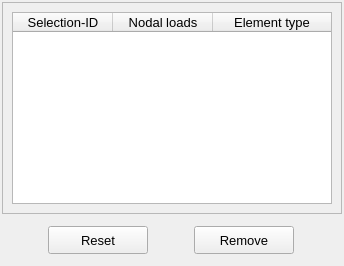
           <widget class="QWidget" name="tab_list">
            <attribute name="title">
             <string>List</string>
            </attribute>
            <layout class="QGridLayout" name="gridLayout_9">
             <property name="leftMargin">
              <number>2</number>
             </property>
             <property name="topMargin">
              <number>2</number>
             </property>
             <property name="rightMargin">
              <number>2</number>
             </property>
             <property name="bottomMargin">
              <number>2</number>
             </property>
             <property name="spacing">
              <number>2</number>
             </property>
             <item row="0" column="0">
              <widget class="QFrame" name="frame_5">
               <property name="frameShape">
                <enum>QFrame::Shape::StyledPanel</enum>
               </property>
               <property name="frameShadow">
                <enum>QFrame::Shadow::Raised</enum>
               </property>
               <layout class="QGridLayout" name="gridLayout_2">
                <item row="0" column="0">
                 <widget class="QTreeWidget" name="treeWidget_nodal_loads">
                  <property name="minimumSize">
                   <size>
                    <width>320</width>
                    <height>170</height>
                   </size>
                  </property>
                  <property name="maximumSize">
                   <size>
                    <width>380</width>
                    <height>200</height>
                   </size>
                  </property>
                  <property name="font">
                   <font>
                    <family>MS Shell Dlg 2</family>
                    <pointsize>10</pointsize>
                    <italic>false</italic>
                    <bold>false</bold>
                   </font>
                  </property>
                  <property name="toolTip">
                   <string>Select a node to remove the attributed boundary condition.</string>
                  </property>
                  <property name="indentation">
                   <number>1</number>
                  </property>
                  <property name="headerHidden">
                   <bool>false</bool>
                  </property>
                  <attribute name="headerHighlightSections">
                   <bool>false</bool>
                  </attribute>
                  <attribute name="headerShowSortIndicator" stdset="0">
                   <bool>false</bool>
                  </attribute>
                  <attribute name="headerStretchLastSection">
                   <bool>true</bool>
                  </attribute>
                  <column>
                   <property name="text">
                    <string>Selection-ID</string>
                   </property>
                   <property name="textAlignment">
                    <set>AlignCenter</set>
                   </property>
                  </column>
                  <column>
                   <property name="text">
                    <string>Nodal loads</string>
                   </property>
                   <property name="textAlignment">
                    <set>AlignCenter</set>
                   </property>
                  </column>
                  <column>
                   <property name="text">
                    <string>Element type</string>
                   </property>
                   <property name="textAlignment">
                    <set>AlignCenter</set>
                   </property>
                  </column>
                 </widget>
                </item>
               </layout>
              </widget>
             </item>
             <item row="1" column="0">
              <widget class="QFrame" name="frame_3">
               <property name="minimumSize">
                <size>
                 <width>320</width>
                 <height>48</height>
                </size>
               </property>
               <property name="maximumSize">
                <size>
                 <width>16777215</width>
                 <height>48</height>
                </size>
               </property>
               <property name="frameShape">
                <enum>QFrame::Shape::NoFrame</enum>
               </property>
               <property name="frameShadow">
                <enum>QFrame::Shadow::Raised</enum>
               </property>
               <layout class="QGridLayout" name="gridLayout_8">
                <property name="leftMargin">
                 <number>4</number>
                </property>
                <property name="topMargin">
                 <number>4</number>
                </property>
                <property name="rightMargin">
                 <number>4</number>
                </property>
                <property name="bottomMargin">
                 <number>4</number>
                </property>
                <property name="spacing">
                 <number>4</number>
                </property>
                <item row="0" column="0">
                 <widget class="QPushButton" name="pushButton_reset">
                  <property name="minimumSize">
                   <size>
                    <width>100</width>
                    <height>28</height>
                   </size>
                  </property>
                  <property name="maximumSize">
                   <size>
                    <width>100</width>
                    <height>28</height>
                   </size>
                  </property>
                  <property name="font">
                   <font>
                    <family>MS Shell Dlg 2</family>
                    <pointsize>10</pointsize>
                    <italic>false</italic>
                    <bold>false</bold>
                   </font>
                  </property>
                  <property name="styleSheet">
                   <string notr="true"/>
                  </property>
                  <property name="text">
                   <string>Reset</string>
                  </property>
                  <property name="autoDefault">
                   <bool>false</bool>
                  </property>
                 </widget>
                </item>
                <item row="0" column="1">
                 <widget class="QPushButton" name="pushButton_remove">
                  <property name="minimumSize">
                   <size>
                    <width>100</width>
                    <height>28</height>
                   </size>
                  </property>
                  <property name="maximumSize">
                   <size>
                    <width>100</width>
                    <height>28</height>
                   </size>
                  </property>
                  <property name="font">
                   <font>
                    <family>MS Shell Dlg 2</family>
                    <pointsize>10</pointsize>
                    <italic>false</italic>
                    <bold>false</bold>
                   </font>
                  </property>
                  <property name="styleSheet">
                   <string notr="true"/>
                  </property>
                  <property name="text">
                   <string>Remove</string>
                  </property>
                  <property name="autoDefault">
                   <bool>false</bool>
                  </property>
                 </widget>
                </item>
               </layout>
              </widget>
             </item>
            </layout>
           </widget>
